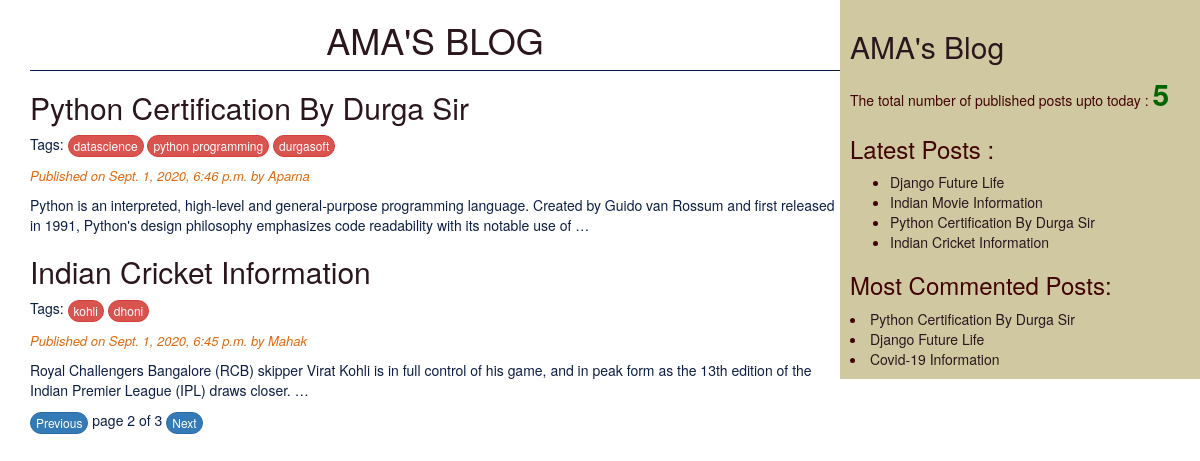
Screenshot of /?page=2 with the database file from the repository.
### blogapp/models.py (models this page shows, shortened)
class Post(models.Model):
    STATUS_CHOICES = (('draft','Draft'),('published','Published'))
    title = models.CharField(max_length=256)
    slug = models.SlugField(max_length=256,unique_for_date='publish')
    author = models.ForeignKey(User, on_delete=models.CASCADE,related_name='blog_posts')
    body = models.TextField()
    publish = models.DateTimeField(default=timezone.now)
    created = models.DateTimeField(auto_now_add=True)
    updated = models.DateTimeField(auto_now=True)
    status = models.CharField(max_length=10,choices=STATUS_CHOICES,default='draft')
    objects = CustomManager()
    tags = TaggableManager()
    class Meta:
        ordering = ('-publish',)
    def get_absolute_url(self):
        return reverse("post_detail", args=[self.publish.year,self.publish.strftime("%m"),
        self.publish.strftime("%d"),self.slug])

### blogapp/views.py (the view)
# urls.py: path('',views.post_list_view),
def post_list_view(request,tag_slug=None):
    post_list = Post.objects.all()
    tag = None
    if tag_slug:
        tag = get_object_or_404(Tag , slug = tag_slug)
        post_list = post_list.filter(tags__in=[tag])
    paginator = Paginator(post_list,2)
    page_number = request.GET.get('page')
    try:
        post_list = paginator.page(page_number)
    except PageNotAnInteger:
        post_list = paginator.page(1)
    except EmptyPage:
        post_list = paginator.page(paginator.num_pages)
    return render(request,'blogapp/post_list.html',{'post_list':post_list,'tag':tag})

### blogapp/models.py (called while the page is built)
    def get_queryset(self):
        return super().get_queryset().filter(status='published')

### blogapp/templatetags/blog_tags.py (called while the page is built)
@register.simple_tag
def total_posts():
    return Post.objects.count()

@register.inclusion_tag('blogapp/latest_posts123.html')
def show_latest_posts(count=3):
    latest_posts = Post.objects.order_by('-publish')[:count]
    return {'latest_posts':latest_posts}

@register.simple_tag
def get_most_commented_posts(count=3):
    return Post.objects.annotate(total_comments=Count('comments')).order_by('-total_comments')[:count]

### templates/blogapp/post_list.html (shortened to what this page needs)
{% extends 'blogapp/base.html' %}
{% block body_block %}
<h1><a href="/">AMA'S BLOG</a></h1>
{% for post in post_list %}
<h2><a href="{{post.get_absolute_url}}">{{post.title}}</a></h2>
<p>Tags:
{% for tag in post.tags.all %}
<a href="{% url 'post_list_by_tag_name' tag.slug %}" class="btn btn-xs btn-danger">{{tag.name}}</a>
{% endfor %}
</p>
<p id='date'>Published on {{post.publish}} by {{post.author|title}}</p>
{{post.body|truncatewords:30|linebreaks}}
{% endfor %}
{% include 'blogapp/pagination.html' with page=post_list %}
{% endblock  %}

### templates/blogapp/base.html (shortened to what this page needs)
<!DOCTYPE html>
{% load blog_tags %}
{% load static %}
<html>
<head>
    <link rel="stylesheet" href="https://stackpath.bootstrapcdn.com/bootstrap/3.4.1/css/bootstrap.min.css">
	<link rel="stylesheet" href="{% static 'css/blog.css' %}">
</head>
<body>
	<div class="content">
		{% block body_block %}
        {% endblock  %}
	</div>
    <div class="sidebar">
		<h2><a href="/">AMA's Blog</a></h2>
        <p>The total number of published posts upto today : <span id="pcount">{% total_posts %}</span></p>
	    <h3>Latest Posts :</h3>
		{% show_latest_posts 4%}
		<h3>Most Commented Posts:</h3>
		{% get_most_commented_posts as most_commented_posts%}
		{% for post in most_commented_posts %}
		<li><a href="{{post.get_absolute_url}}">{{post.title}}</a></li>
		{% endfor %}
	</div>
</body>
</html>

### templates/blogapp/latest_posts123.html
<ul>
   {% for post in latest_posts %}
   <li><a href="{{post.get_absolute_url}}">{{post.title}}</a></li>
   {% endfor %}
</ul>

### static/css/blog.css (style rules this page uses)
.content { width: 70%; float: left; padding: 0 0 0 30px; color: #0d1e45; }
.sidebar { width: 30%; float: right; padding: 10px; background:#cfc8a1 ; color: #420402; }
h1 { text-align: center; border-bottom: 1px solid #041945; padding: 0 0 10px 0; }
body { background: url(https://images.unsplash.com/photo-1495195129352-aeb325a55b65?ixlib=rb-1.2.1&auto=format&fit=crop&w=400&q=60); background-repeat: no-repeat; background-size: cover; color: #041945; }
#date { color: #e0690d; font-size: 13px; font-style: italic; }
a { color: #2b161d; }
.btn { border-radius: 20px; }
#pcount { font-size: 30px; font-weight: 800; color: darkgreen; }

### rows the page displays
Post: title "Python Certification By Durga Sir", publish "Sept. 1, 2020, 6:46 p.m.", author "Aparna", body "Python is an interpreted, high-level and general-purpose programming language. Created by Guido van Rossum and first released in 1991, Python's design philosophy emphasizes code readability with its notable use of …"
Tag: name "datascience"
Tag: name "python programming"
Tag: name "durgasoft"
Post: title "Indian Cricket Information", publish "Sept. 1, 2020, 6:45 p.m.", author "Mahak", body "Royal Challengers Bangalore (RCB) skipper Virat Kohli is in full control of his game, and in peak form as the 13th edition of the Indian Premier League (IPL) draws closer. …"
Tag: name "kohli"
Tag: name "dhoni"
Post: title "Django Future Life"
Post: title "Indian Movie Information"
Post: title "Covid-19 Information"

### other values shown
{{ page.number }} "2"
{{ page.paginator.num_pages }} "3"
